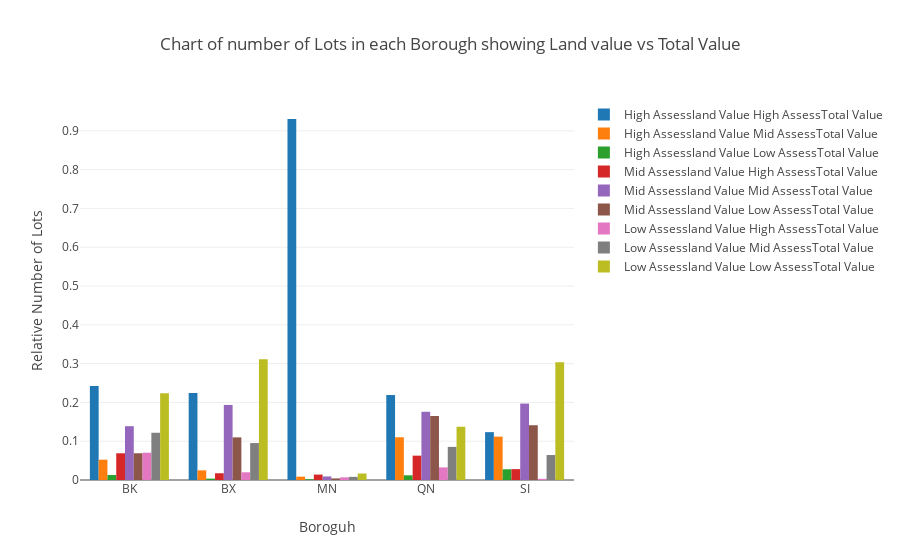

The code cell stored with this chart in its notebook:
### Markdown cell above
Interestingly, since we're looking at structures, the large buildings of Manhattan show up as less dense on the map. The densest areas measured by number of lots would be single or multi family townhomes.

Unfortunately, Datashader doesn't have the best documentation. Browse through the examples from their [github repo](https://github.com/bokeh/datashader/tree/master/examples). I would focus on the [visualization pipeline](https://anaconda.org/jbednar/pipeline/notebook) and the [US Census](https://anaconda.org/jbednar/census/notebook) Example for the question below. Feel free to use my samples as templates as well when you work on this problem.

### Question

You work for a real estate developer and are researching underbuilt areas of the city. After looking in the [Pluto data dictionary](https://www1.nyc.gov/assets/planning/download/pdf/data-maps/open-data/pluto_datadictionary.pdf?v=17v1_1), you've discovered that all tax assessments consist of two parts: The assessment of the land and assessment of the structure. You reason that there should be a correlation between these two values: more valuable land will have more valuable structures on them (more valuable in this case refers not just to a mansion vs a bungalow, but an apartment tower vs a single family home). Deviations from the norm could represent underbuilt or overbuilt areas of the city. You also recently read a really cool blog post about [bivariate choropleth maps](http://www.joshuastevens.net/cartography/make-a-bivariate-choropleth-map/), and think the technique could be used for this problem.

Datashader is really cool, but it's not that great at labeling your visualization. Don't worry about providing a legend, but provide a quick explanation as to which areas of the city are overbuilt, which areas are underbuilt, and which areas are built in a way that's properly correlated with their land value.

### Code cell
#Let's preview the data
df_biv = ny[['BBL','Borough','Block','Lot','CB2010','BldgClass','LandUse','AssessTot','ResidFAR','CommFAR',
    'LotArea','BldgArea','NumBldgs','UnitsRes','UnitsTotal','AssessLand',
    'NumFloors','LotFront','LotType']]

df_biv.head(10)

#Let's Divvy up the AssessLand variable into Low, Medium and High buckets for our analysis
Assessland_range = pd.DataFrame(ny.AssessLand.quantile([0,0.33,0.66,1]))


#create bins for Assessment of land value
Assess_bins =[Assessland_range.AssessLand[0],Assessland_range.AssessLand[0.33],Assessland_range.AssessLand[0.66],
       Assessland_range.AssessLand[1]]

Assess_group_names =['Low Assessland Value', 'Mid Assessland Value','High Assessland Value']

#Create Assess Land class variable
df_biv['Assess_land_class'] = pd.cut(df_biv['AssessLand'],Assess_bins,labels=Assess_group_names)


#Let's Divvy up the AssessTot variable into Low, Medium and High buckets for our analysis
AssessTotal_range = pd.DataFrame(ny.AssessTot.quantile([0,0.33,0.66,1]))


#create bins for Assessment of land value
Assess_total_bins =[AssessTotal_range.AssessTot[0],AssessTotal_range.AssessTot[0.33],AssessTotal_range.AssessTot[0.66],
       AssessTotal_range.AssessTot[1]]

Assess_toatal_group_names =['Low AssessTotal Value', 'Mid AssessTotal Value','High AssessTotal Value']

#Create Assess Total class variable
df_biv['Assess_Total_class'] = pd.cut(df_biv['AssessTot'],Assess_total_bins,labels=Assess_toatal_group_names)

#Concatenate both variables into one
df_biv['Asess__land_total_class'] =  df_biv['Assess_land_class'].astype(str)  + ' ' + df_biv['Assess_Total_class'].astype(str) 

#Aggregate the different land asset classes
df_biv_summ = pd.DataFrame(df_biv.groupby(['Borough','Asess__land_total_class']).BBL.agg(['count']).reset_index().rename(columns={'count': 'No_Lots'}))

#Normalize the data
total_no_lots =pd.DataFrame(df_biv_summ.groupby(['Borough']).No_Lots.agg(['sum']).reset_index().rename(columns={'sum': 'Total_No_Lots'}))
df_biv_summ2 = pd.merge(df_biv_summ, total_no_lots, on='Borough')
df_biv_summ2['Relative_No_lots_per_Borough'] = df_biv_summ2['No_Lots']/df_biv_summ2['Total_No_Lots']

trace1 = go.Bar(
    x=df_biv_summ2[(df_biv_summ2.Asess__land_total_class == 'High Assessland Value High AssessTotal Value') ].Borough,
    y=df_biv_summ2[(df_biv_summ2.Asess__land_total_class == 'High Assessland Value High AssessTotal Value') ].Relative_No_lots_per_Borough,
    name='High Assessland Value High AssessTotal Value'
)
trace2 = go.Bar(
    x=df_biv_summ2[(df_biv_summ2.Asess__land_total_class == 'High Assessland Value Mid AssessTotal Value') ].Borough,
    y=df_biv_summ2[(df_biv_summ2.Asess__land_total_class == 'High Assessland Value Mid AssessTotal Value') ].Relative_No_lots_per_Borough,
    name='High Assessland Value Mid AssessTotal Value'
)

trace3 = go.Bar(
    x=df_biv_summ2[(df_biv_summ2.Asess__land_total_class == 'High Assessland Value Low AssessTotal Value') ].Borough,
    y=df_biv_summ2[(df_biv_summ2.Asess__land_total_class == 'High Assessland Value Low AssessTotal Value') ].Relative_No_lots_per_Borough,
    name='High Assessland Value Low AssessTotal Value'
)

trace4 = go.Bar(
    x=df_biv_summ2[(df_biv_summ2.Asess__land_total_class == 'Mid Assessland Value High AssessTotal Value') ].Borough,
    y=df_biv_summ2[(df_biv_summ2.Asess__land_total_class == 'Mid Assessland Value High AssessTotal Value') ].Relative_No_lots_per_Borough,
    name='Mid Assessland Value High AssessTotal Value'
)


trace5 = go.Bar(
    x=df_biv_summ2[(df_biv_summ2.Asess__land_total_class == 'Mid Assessland Value Mid AssessTotal Value') ].Borough,
    y=df_biv_summ2[(df_biv_summ2.Asess__land_total_class == 'Mid Assessland Value Mid AssessTotal Value') ].Relative_No_lots_per_Borough,
    name='Mid Assessland Value Mid AssessTotal Value'
)

trace6 = go.Bar(
    x=df_biv_summ2[(df_biv_summ2.Asess__land_total_class == 'Mid Assessland Value Low AssessTotal Value') ].Borough,
    y=df_biv_summ2[(df_biv_summ2.Asess__land_total_class == 'Mid Assessland Value Low AssessTotal Value') ].Relative_No_lots_per_Borough,
    name='Mid Assessland Value Low AssessTotal Value'
)

trace7 = go.Bar(
    x=df_biv_summ2[(df_biv_summ2.Asess__land_total_class == 'Low Assessland Value High AssessTotal Value') ].Borough,
    y=df_biv_summ2[(df_biv_summ2.Asess__land_total_class == 'Low Assessland Value High AssessTotal Value') ].Relative_No_lots_per_Borough,
    name='Low Assessland Value High AssessTotal Value'
)

trace8 = go.Bar(
    x=df_biv_summ2[(df_biv_summ2.Asess__land_total_class == 'Low Assessland Value Mid AssessTotal Value') ].Borough,
    y=df_biv_summ2[(df_biv_summ2.Asess__land_total_class == 'Low Assessland Value Mid AssessTotal Value') ].Relative_No_lots_per_Borough,
    name='Low Assessland Value Mid AssessTotal Value'
)

trace9 = go.Bar(
    x=df_biv_summ2[(df_biv_summ2.Asess__land_total_class == 'Low Assessland Value Low AssessTotal Value') ].Borough,
    y=df_biv_summ2[(df_biv_summ2.Asess__land_total_class == 'Low Assessland Value Low AssessTotal Value') ].Relative_No_lots_per_Borough,
    name='Low Assessland Value Low AssessTotal Value'
)






data = [trace1, trace2, trace3, trace4, trace5, trace6, trace7, trace8, trace9]
layout = go.Layout(
    barmode='group',
    title='Chart of number of Lots in each Borough showing Land value vs Total Value',
     xaxis={'title': 'Boroguh'},
     yaxis= {'title': 'Relative Number of Lots'},
)
fig = go.Figure(data=data, layout=layout)
plotly.offline.iplot(fig, filename='basic-bar')


#df_biv_summ['Relative_No_lots_per_Borough'] = df_biv_summ['No_Lots']/

#df_biv_summ2
#df_biv_summ.head(100)

### Figure 1 — Plotly figure (JSON) as saved in the notebook; plotly's stock layout.template omitted (floating-point values rounded to 4 significant figures)
{"data": [{"name": "High Assessland Value High AssessTotal Value", "type": "bar", "x": ["BK", "BX", "MN", "QN", "SI"], "y": [0.2423, 0.2243, 0.9306, 0.219, 0.1234]}, {"name": "High Assessland Value Mid AssessTotal Value", "type": "bar", "x": ["BK", "BX", "MN", "QN", "SI"], "y": [0.05238, 0.02491, 0.008596, 0.1102, 0.1118]}, {"name": "High Assessland Value Low AssessTotal Value", "type": "bar", "x": ["BK", "BX", "MN", "QN", "SI"], "y": [0.01296, 0.003558, 0.001894, 0.01211, 0.02764]}, {"name": "Mid Assessland Value High AssessTotal Value", "type": "bar", "x": ["BK", "BX", "MN", "QN", "SI"], "y": [0.0689, 0.01741, 0.014, 0.06279, 0.02802]}, {"name": "Mid Assessland Value Mid AssessTotal Value", "type": "bar", "x": ["BK", "BX", "MN", "QN", "SI"], "y": [0.1387, 0.1935, 0.009119, 0.1759, 0.197]}, {"name": "Mid Assessland Value Low AssessTotal Value", "type": "bar", "x": ["BK", "BX", "MN", "QN", "SI"], "y": [0.06893, 0.1099, 0.004111, 0.165, 0.1412]}, {"name": "Low Assessland Value High AssessTotal Value", "type": "bar", "x": ["BK", "BX", "MN", "QN", "SI"], "y": [0.07037, 0.01986, 0.006902, 0.03246, 0.002988]}, {"name": "Low Assessland Value Mid AssessTotal Value", "type": "bar", "x": ["BK", "BX", "MN", "QN", "SI"], "y": [0.1218, 0.09523, 0.008123, 0.08534, 0.06437]}, {"name": "Low Assessland Value Low AssessTotal Value", "type": "bar", "x": ["BK", "BX", "MN", "QN", "SI"], "y": [0.2236, 0.3113, 0.01669, 0.1372, 0.3037]}], "layout": {"barmode": "group", "title": "Chart of number of Lots in each Borough showing Land value vs Total Value", "xaxis": {"title": "Boroguh"}, "yaxis": {"title": "Relative Number of Lots"}}}
